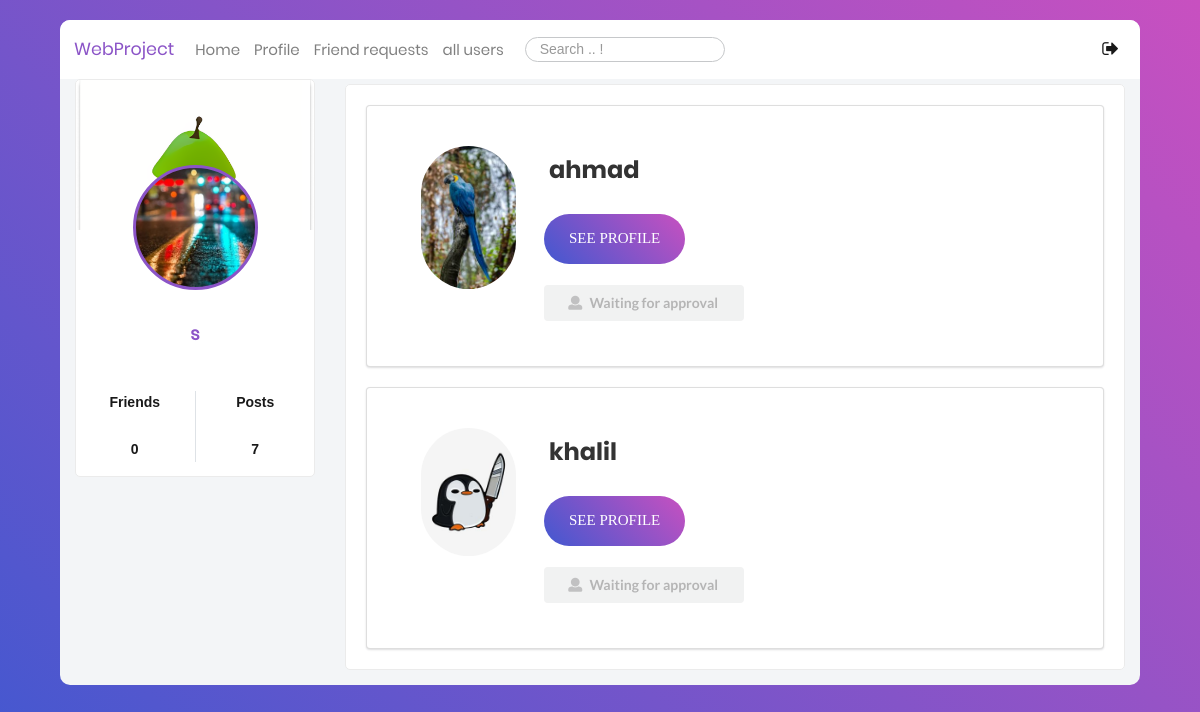
Page /all-profiles/ (signed in) on the earlier database version.
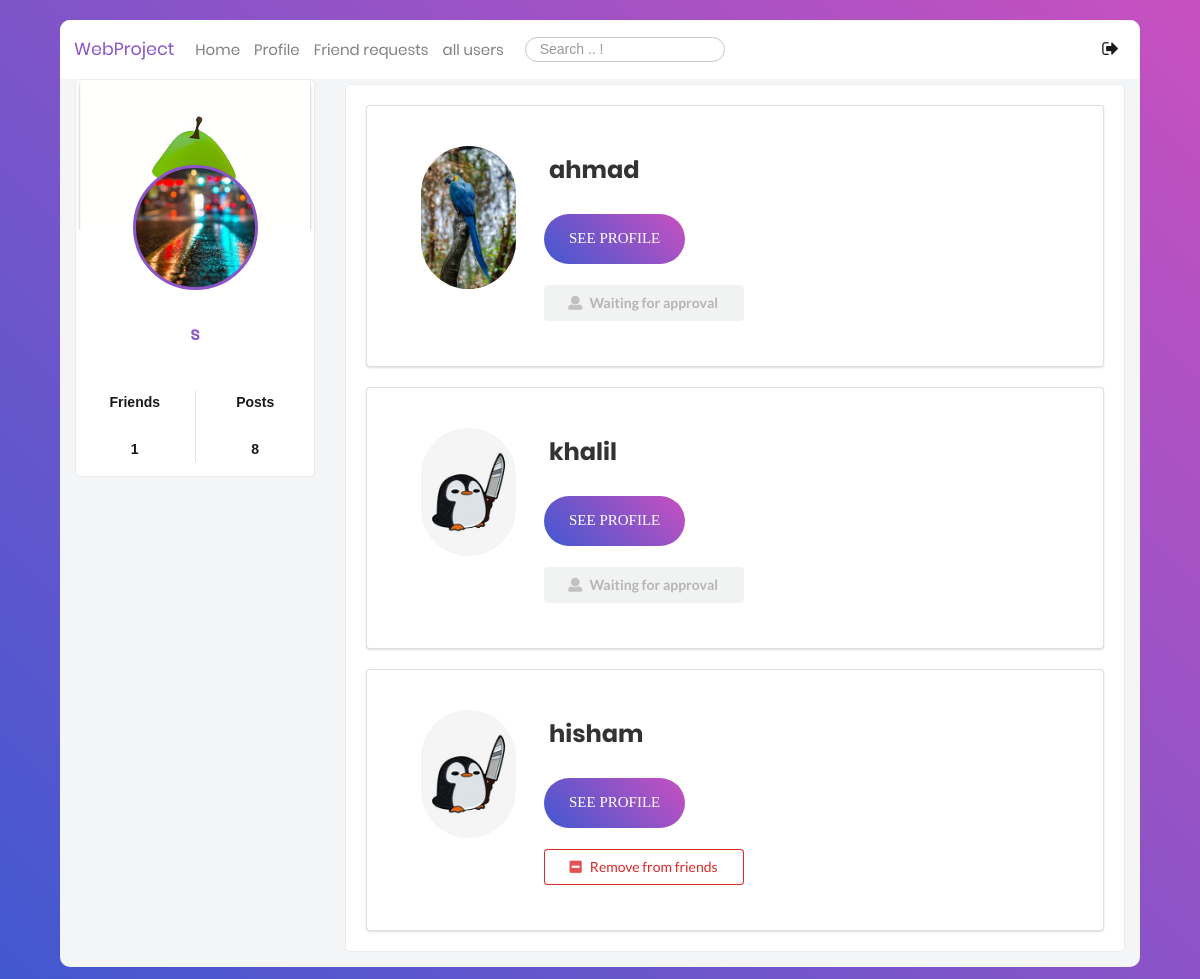
Same page on the later database version.
### users/models.py (models this page shows, shortened)
class Profile(models.Model):
    user = models.OneToOneField(User, on_delete=models.CASCADE)
    image = models.ImageField(default='default.jpg', upload_to='profile_pics')
    bgimage = models.ImageField(default='default.jpg', upload_to='bg_pics')
    friends = models.ManyToManyField(User, blank=True, related_name='friends')
    slug = models.SlugField(unique=True,default=uuid.uuid1)
    forget_password_token= models.CharField(max_length=100)
    updated = models.DateTimeField( auto_now=True)
    created = models.DateTimeField( auto_now_add=True)
    objects = ProfileManager()
    def get_absolute_url(self):
        return reverse("profile-detail-view", kwargs={"slug": self.slug})
    def get_friends_no(self):
        return self.friends.all().count()
    def get_posts_no(self):
        return self.posts.all().count()

### users/views.py (the view)
# urls.py: path('all-profiles/', views.ProfileListView.as_view(), name="all-profiles-view"),
class ProfileListView(ListView):
    model = Profile
    template_name = "users/profile_list.html"
    context_object_name = "qs"
    def get_queryset(self):
        qs = Profile.objects.get_all_profiles(self.request.user)
        return qs
    def get_context_data(self, **kwargs):
        context = super().get_context_data(**kwargs)
        user = User.objects.get(username__iexact=self.request.user)
        profile = Profile.objects.get(user=user)
        rel_r = Relationship.objects.filter(sender=profile)
        rel_s = Relationship.objects.filter(receiver=profile)
        rel_receiver = []
        rel_sender = []
        for item in rel_r:
            rel_receiver.append(item.receiver.user)
        for item in rel_s:
            rel_sender.append(item.sender.user)
        context["rel_receiver"] = rel_receiver
        context["rel_sender"] = rel_sender
        context["is_empty"] = False
        if len(self.get_queryset()) == 0:
            context["is_empty"] = True
        return context

### users/models.py (called while the page is built)
    def get_all_profiles(self, me):
        profiles = Profile.objects.all().exclude(user=me)
        return profiles

### users/templates/users/profile_list.html (shortened to what this page needs)
{% extends 'blog/base.html' %}
{% block content %}
<div class="container mt-5" style="width: 75%">
  <div class="row">
    <div class="col">
      <div class="main-block">
    {% for obj in qs %}
        <div class="ui segment" style="margin:20px">
            <div class="ui grid" >
                <div class="row" style="padding: 20px;margin:20px">
                    <div class="three wide column">
                        <img class="ui small circular image" src="{{obj.image.url}}">
                    </div>
                    <div class="thirteen wide column" >
                        <span class="login100-form-title animated" style="display: inline;   padding-left: 1%;  line-height: 2;">
						{{obj.user}}
					</span>
                        <div class="container-login100-form-btn" style="justify-content: left;">
                             <a href="{{obj.get_absolute_url}}">
                            <button class="login100-form-btn">
                                See profile
                            </button></a>
                        </div>
                        <br>
                        {% if obj.user in rel_receiver and request.user not in obj.friends.all %}
                            <button class="ui disabled button mb-5 w-big"><i class="user icon"></i>Waiting for approval</button>
                        {% endif %}
                        {% if request.user in obj.friends.all %}
                        <form action="{% url 'remove-friend' %}" method="POST">
                            <button type="submit" class="ui negative basic button mb-5 w-big"><i class="minus square icon"></i>Remove from friends</button>
                        </form>
                        {% endif %}
                    </div>
                </div>
            </div>
        </div>
    {% endfor %}
    </div></div></div></div>
{% endblock content %}

### blog/templates/blog/base.html (shortened to what this page needs)
{% load static %}
<!DOCTYPE html>
<html class="no-js" lang="en">
  <head>
             <link
      rel="stylesheet"
      type="text/css"
      href="https://cdnjs.cloudflare.com/ajax/libs/semantic-ui/2.2.14/semantic.min.css"
    />
    <link
      rel="stylesheet"
      href="{% static 'blog/css/vendor/bootstrap.min.css' %} "
    />
    <link
      rel="stylesheet"
      href="{% static 'blog/css/vendor/font-awesome.min.css' %}"
    />
    <link rel="stylesheet" href="{% static 'blog/css/vendor/animate.css' %}" />
    <link
      rel="stylesheet"
      href="{% static 'blog/css/vendor/hamburgers.min.css' %}"
    />
    <link rel="stylesheet" href="{% static 'blog/css/util.css' %}" />
    <link rel="stylesheet" href="{% static 'blog/css/normalize.css' %}" />
    <link rel="stylesheet" href="{% static 'blog/css/main.css' %}" />
  </head>
  <body hx-headers = "{'X-CSRFToken' : '{{ csrf_token }}'} ">
    <div class="limiter">
      <div class="container-login100" style="align-items: flex-start;">
        <div class="wrap-main">
          <div class="container-fluid">
            <div class="row">
              <nav class="navbar navbar-expand-lg navbar-light bgwhite">
                <a
                  class="navbar-brand ProjectColor"
                  href="{% url 'blog-home' %}"
                  >WebProject</a
                >
                <div
                  class="collapse navbar-collapse"
                  id="navbarSupportedContent"
                >
                  <ul class="navbar-nav mr-auto">
                    <li class="nav-item ">
                      <a class="nav-link fs-15" href="{% url 'blog-home' %}"
                        >Home <span class="sr-only">(current)</span></a
                      >
                    </li>
                    <li class="nav-item">
                      <a class="nav-link fs-15" href="{% url 'profile' %}"
                        >Profile</a
                      >
                    </li>
                    <li class="nav-item">
                      <a
                        class="nav-link fs-15"
                        href="{% url 'my-invites-view' %}"
                        >Friend requests</a
                      >
                    </li>
                    <li class="nav-item">
                      <a
                        class="nav-link fs-15"
                        href="{% url 'all-profiles-view' %}"
                        >all users</a
                      >
                    </li>
                    <li class="nav-item pt-2 pl-3">
                      <form
                        action="{% url 'search' %}"
                        method="POST"
                        id="search"
                      >
                        <input
                          type="search"
                          name="searched"
                          class="p-1 fs-14 pl-3 input-border"
                          placeholder="Search .. !"
                        />
                      </form>
                    </li>
                  </ul>
                  <div class="form-inline my-2 my-lg-0">
                    <ul class="navbar-nav mr-auto">
                      <li class="nav-item active">
                        <a
                          class="nav-link fs-18"
                          href="{% url 'blog-logout' %}"
                          data-toggle="tooltip"
                          data-placement="top"
                          ><i class="fa fa-sign-out" aria-hidden="true"></i
                        ></a>
                      </li>
                    </ul>
                  </div>
                </div>
              </nav>
              <div class="col-sm-3 mobile-hidden">
          <div class="main-block">
            <div
              class="coverPicture"
              style="background: url('{{ user.profile.bgimage.url }}');"
            ></div>
            <div
              class="profilePicture"
              style="background: url('{{ user.profile.image.url }}');"
            ></div>
            <div class="FullName text-center fs-18 ProjectColor">
              {{ user }}
            </div>
            <div class="row statistic text-center fs-16 p-3">
              <div class="col">
                <p>Friends</p>
                <br />
                <p>{{ user.profile.get_friends_no }}</p>
              </div>
              <div class="col border-left">
                <p>Posts</p>
                <br />
                <p>{{ user.profile.get_posts_no }}</p>
              </div>
            </div>
          </div>
        </div>
        {% block content %} {% endblock content %}
            </div>
          </div>
        </div>
      </div>
    </div>
  </body>
</html>

### blog/static/blog/css/main.css (style rules this page uses)
* { margin: 0px; padding: 0px; box-sizing: border-box; }
body, html { height: 100%; font-family: Poppins-Regular, sans-serif; }
a { font-family: Poppins-Regular; font-size: 14px; line-height: 1.7; color: #666666; margin: 0px; transition: all 0.4s; -webkit-transition: all 0.4s; -o-transition: all 0.4s; -moz-transition: all 0.4s; }
p { font-family: Poppins-Regular; font-size: 14px; line-height: 1.7; color: #666666; margin: 0px; }
ul, li { margin: 0px; list-style-type: none; }
input { outline: none; border: none; }
button { outline: none !important; border: none; background: transparent; }
.limiter { width: 100%; margin: 0 auto; }
.container-login100 { width: 100%; min-height: 100vh; display: -webkit-box; display: -webkit-flex; display: -moz-box; display: -ms-flexbox; display: flex; flex-wrap: wrap; justify-content: center; align-items: flex-start; padding: 0; background: #9053c7; background: -webkit-linear-gradient(-135deg, #c850c0, #4158d0); background: -o-linear-gradient(-135deg, #c850c0, #4158d0); background: -moz-linear-gradient(-135deg, #c850c0, #4158d0); background: linear-gradient(-135deg, #c850c0, #4158d0); }
.wrap-main { width: 90%; background: #f3f5f7; border-radius: 10px; overflow: hidden; justify-content: space-between; margin-top: 20px; margin-bottom: 20px; }
nav { width: 100%; }
.main-block { background: #fff; border-radius: 5px; border: 1px solid #ebebeb; margin-bottom: 15px; }
.coverPicture { border-top-left-radius: 5px; -moz-border-radius-topleft: 5px; border-top-right-radius: 5px; -moz-border-radius-topright: 5px; height: 150px; background-size: cover !important; background-position: center top !important; }
.profilePicture { border-radius: 50%; height: 125px; width: 125px; margin: 0 auto; margin-top: -65px; border: 3px solid #8B54C7; background-size: cover !important; background-position: center top !important; }
.ProjectColor { color:#8B54C7 !important; }
.FullName { font-weight: 600; padding: 30px; }
.statistic p { font-weight: 600; color: rgba(0,0,0,.9); font-family: "Cairo", sans-serif !important; }
.login100-form-title { font-family: Poppins-Bold; font-size: 24px; color: #333333; line-height: 1.2; text-align: center; width: 100%; display: block; padding-bottom: 10%; }
.container-login100-form-btn { width: 100%; display: -webkit-box; display: -webkit-flex; display: -moz-box; display: -ms-flexbox; display: flex; flex-wrap: wrap; justify-content: center; padding-top: 20px; }
.login100-form-btn { font-family: Montserrat-Bold; font-size: 15px; line-height: 1.5; color: #fff; text-transform: uppercase; width: 100%; height: 50px; border-radius: 25px; background: -webkit-linear-gradient(-135deg, #c850c0, #4158d0); display: -webkit-box; display: -webkit-flex; display: -moz-box; display: -ms-flexbox; display: flex; justify-content: center; align-items: center; padding: 0 25px; -webkit-transition: all 0.4s; -o-transition: all 0.4s; -moz-transition: all 0.4s; transition: all 0.4s; }
.input-border { border-radius: 25px !important; border: 1px solid #c6c8ca !important; }
.mt-5 { margin-top: 5px !important; }
.mb-5 { margin-bottom: 5px !important; }
.w-big { width: 200px !important; }

Differences in the rows shown:
added Profile: image (placeholder picture), user "hisham"
Other differences:
{{ user.profile.get_friends_no }}: "0" → "1"
{{ user.profile.get_posts_no }}: "7" → "8"
